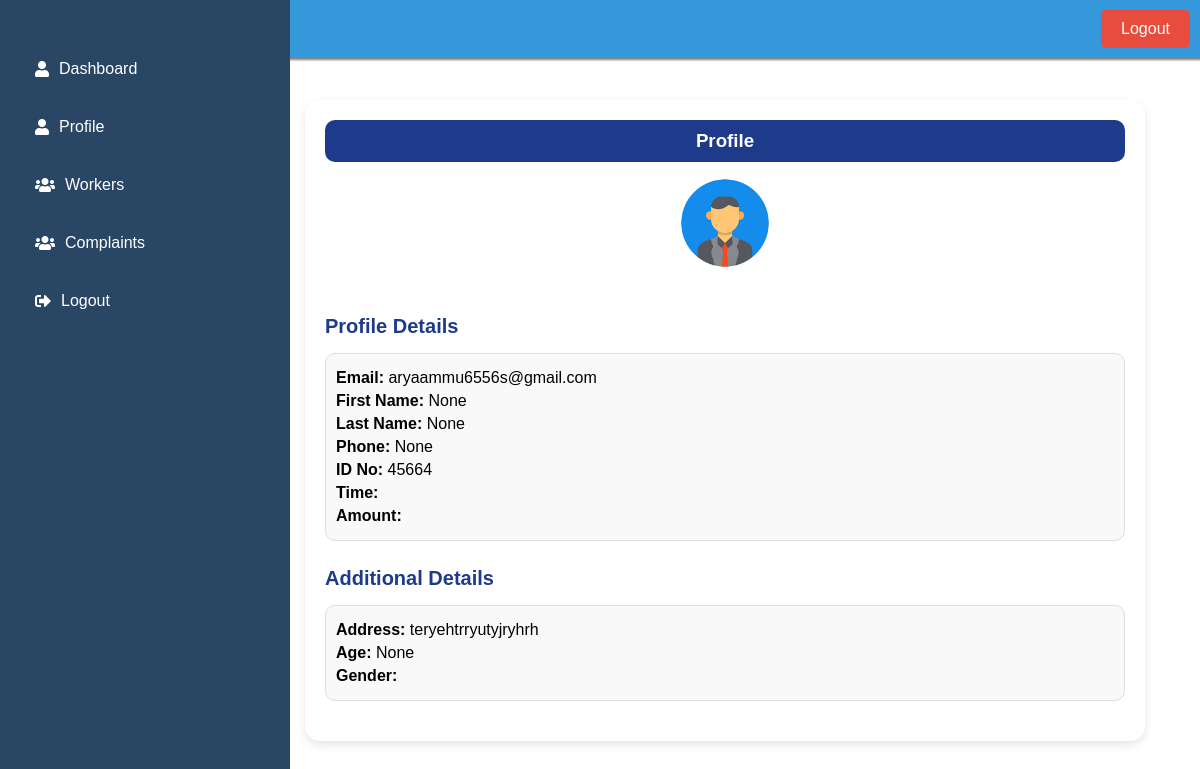
The app's page /view_worker_details/1/, older data.
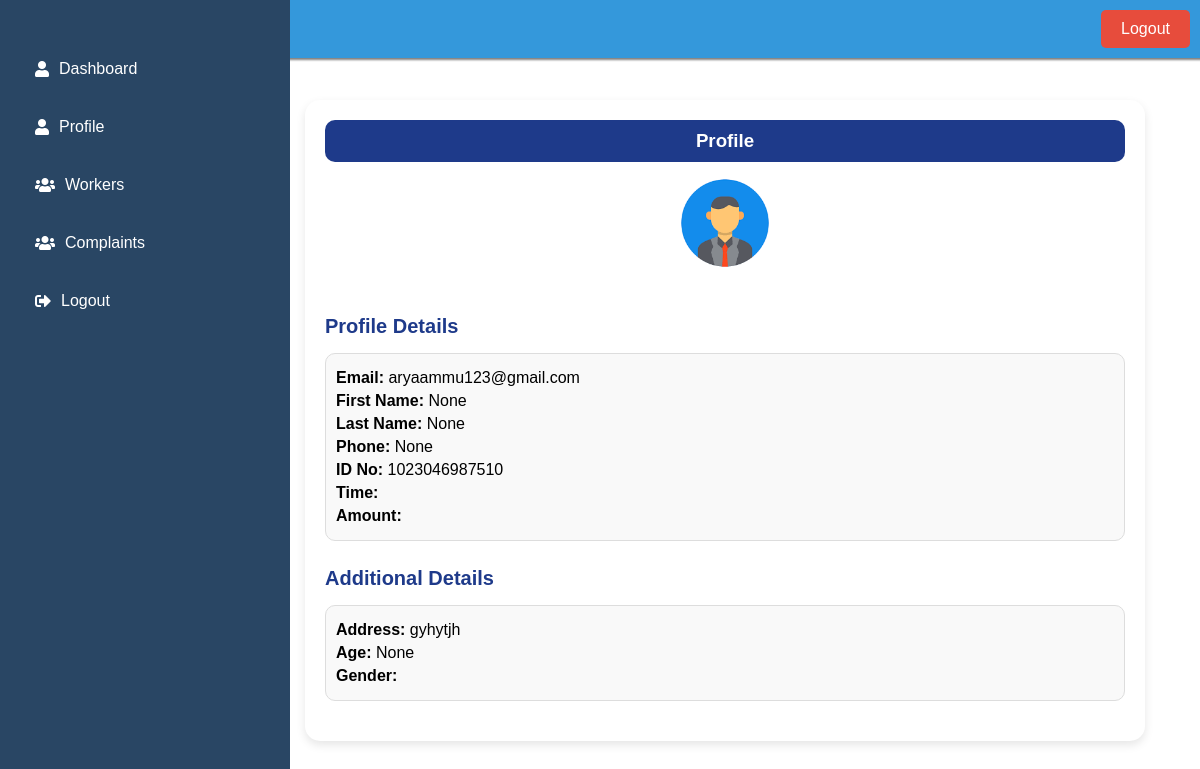
The same page, newer data.
### Bengali/models.py (models this page shows, shortened)
class WorkersDetails(models.Model):
    profile=models.OneToOneField('Profile',on_delete=models.CASCADE,related_name="worker_profile",null=True,blank=True)
    id_no=models.CharField(max_length=150,null=True)
    image=models.ImageField(null=True , blank=True)
    address=models.TextField()
    age=models.IntegerField(blank=True,null=True)
    gender=models.CharField(max_length=10 ,blank=True, null=True)
    category=models.CharField(max_length=50,blank=True,null=True)

class Profile(AbstractUser):
    USERNAME_FIELD='email'
    REQUIRED_FIELDS=[]
    objects = CustomUserManager()
    username = models.CharField(max_length=150, blank=True, null=True)
    first_name = models.CharField(max_length=150, blank=True, null=True)
    last_name= models.CharField(max_length=150, blank=True, null=True)
    role = models.CharField(max_length=15,choices=RoleChoices.choices)
    email=models.EmailField(unique=True)
    phone=models.CharField(max_length=15, blank=True, null=True)
    groups = models.ManyToManyField(
        Group,
            related_name="profile_groups",  # Set unique related_name
            blank=True
        )
    user_permissions = models.ManyToManyField(
            Permission,
            related_name="profile_permissions",  # Set unique related_name
            blank=True
        )

### Bengali/views.py (the view)
# urls.py: path('view_worker_details/<int:worker_id>/',views.view_worker_details,name='view_worker_details'),
def view_worker_details(request,worker_id):
    worker=get_object_or_404(WorkersDetails,id=worker_id)
    return render(request,"worker_details_view.html",{'worker':worker})

### templates/worker_details_view.html (shortened to what this page needs)
{% extends "user_base.html" %}
{% load static %}
{% block content %}
<div class="profile-container">
    <div class="profile-card">
        <div class="profile-header">
            <h3> Profile</h3>
        </div>
        <div style="display: flex;justify-content: center;">
            <p> <img alt="Worker Image" style="max-width: 100px;"></p>
        </div>
        <div class="profile-body">
            <h4 class="section-title">Profile Details</h4>
            <div class="profile-info">
                <p><strong>Email:</strong> {{ worker.profile.email }}</p>
                <p><strong>First Name:</strong> {{ worker.profile.first_name }}</p>
                <p><strong>Last Name:</strong> {{ worker.profile.last_name }}</p>
                <p><strong>Phone:</strong> {{ worker.profile.phone }}</p>
                <p><strong>ID No:</strong> {{ worker.id_no }}</p>
                <p><strong>Time:</strong> {{ worker.time }}</p>
                <p><strong>Amount:</strong> {{ worker.amount }}</p>
            </div>
            <h4 class="section-title">Additional Details</h4>
            <div class="profile-info">
                <p><strong>Address:</strong> {{ worker.address }}</p>
                <p><strong>Age:</strong> {{ worker.age }}</p>
                <p><strong>Gender:</strong> {{ worker.sex|title }}</p>
            </div>
        </div>
    </div>
</div>
{% endblock %}

### templates/user_base.html (shortened to what this page needs)
<!DOCTYPE html>
<html lang="en">
<head>
    <link rel="stylesheet" href="">
    <link href="https://cdnjs.cloudflare.com/ajax/libs/font-awesome/5.15.4/css/all.min.css" rel="stylesheet">
</head>
<body>
    <div class="header">
        <h1>Dashboard</h1>
        <a href="{% url 'logout' %}" class="logout">Logout</a>
    </div>
    <div class="container">
        <div class="sidebar">
            <ul>
                <li><a href="{% url 'user_dashboard' %}"><i class="fas fa-user"></i> Dashboard</a></li>
                <li><a href="{% url 'user_profile' %}"><i class="fas fa-user"></i> Profile</a></li>
                <li><a href="{% url 'user_list_workers' %}"><i class="fas fa-users"></i> Workers</a></li>
                <li><a href="{% url 'user_complaints' %}"><i class="fas fa-users"></i> Complaints</a></li>
                <li><a href="{%  url 'logout' %}"><i class="fas fa-sign-out-alt"></i> Logout</a></li>
            </ul>
        </div>
        <div class="main-content">
            {% block content %}{% endblock %}
        </div>
    </div>
</body>
</html>

### templates/user_base.html (style rules this page uses)
body { margin: 0; font-family: 'Arial', sans-serif; display: flex; flex-direction: column; min-height: 100vh; }
.container { display: flex; flex: 1; padding-top: 60px; }
.sidebar { width: 250px; background-color: #294664; color: white; padding: 20px; position: fixed; height: 100%; top: 0; left: 0; z-index: 1000; overflow: auto; }
.sidebar ul { list-style-type: none; padding: 0; }
.sidebar ul li { margin: 20px 0; }
.sidebar ul li a { color: white; text-decoration: none; display: flex; align-items: center; padding: 10px 15px; border-radius: 5px; transition: background-color 0.3s; }
.sidebar ul li a i { margin-right: 10px; }
.main-content { margin-left: 250px; padding: 20px; flex: 1; }
.header { background-color: #3498db; color: white; padding: 10px 20px; display: flex; justify-content: space-between; align-items: center; position: fixed; top: 0; left: 0; width: 100%; z-index: 1000; box-shadow: 0 4px 2px -2px gray; }
.header h1 { margin: 0; }
.header .logout { color: white; text-decoration: none; padding: 10px 20px; background-color: #e74c3c; border-radius: 5px; margin-right: 30px; transition: background-color 0.3s; }

### templates/worker_details_view.html (style rules this page uses)
.profile-container { display: flex; justify-content: center; padding: 20px; }
.profile-card { width: 100%; max-width: 800px; background-color: #fff; border-radius: 15px; box-shadow: 0 4px 10px rgba(0, 0, 0, 0.1); padding: 20px; }
.profile-header { background-color: #1e3a8a; color: white; padding: 10px 20px; border-radius: 10px; text-align: center; }
.profile-header h3 { margin: 0; }
.section-title { color: #1e3a8a; margin-bottom: 15px; font-size: 1.25rem; font-weight: bold; }
.profile-info { padding: 10px; font-size: 1rem; border-radius: 10px; border: 1px solid #ddd; background-color: #f9f9f9; margin-bottom: 20px; }
.profile-info p { margin: 5px 0; }

Row changes from the older to the newer data that the page shows:
changed WorkersDetails "None": profile.email "aryaammu6556s@gmail.com" → "aryaammu123@gmail.com"; id_no "45664" → "1023046987510"; address "teryehtrryutyjryhrh" → "gyhytjh"
